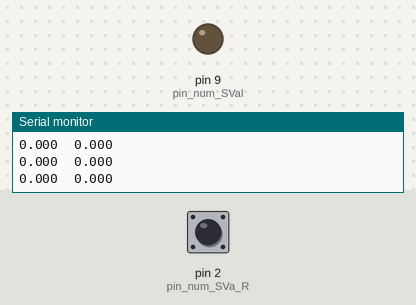
Simulated run of this sketch. Board: Arduino Uno, built with avr-gcc and run on an emulated ATmega328P. Parts: output pins drawn as LEDs (lit = HIGH), the last lines printed to the serial monitor. The test bench sets the inputs (shaded band); at power-on: pin 2 (pin_num_SVa_R) LOW.

Above: at 1.2 s.
1.3 s: pin 2 (pin_num_SVa_R) pulsed HIGH 2 times (0.12 s each, 0.3 s apart)
At 2.4 s:
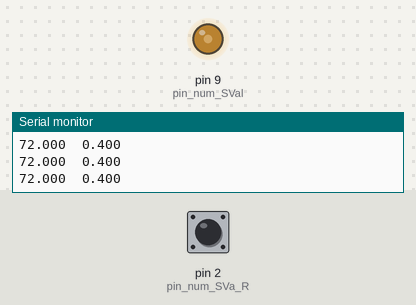
3.4 s: pin 2 (pin_num_SVa_R) driven HIGH
At 4.6 s:
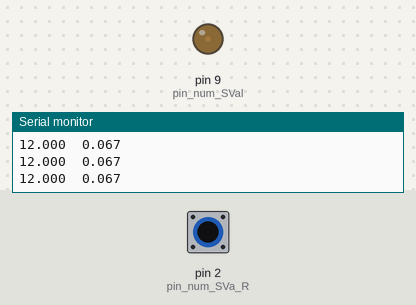
4.9 s: pin 2 (pin_num_SVa_R) driven LOW
At 6.3 s:
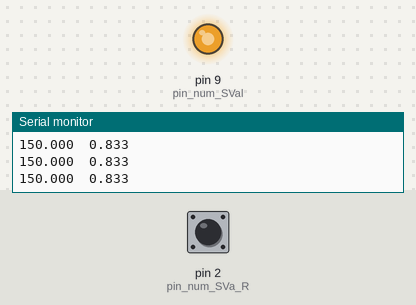
Timing chart, 0 to 7.9 s (numbered marks = the images above; inputs shaded):
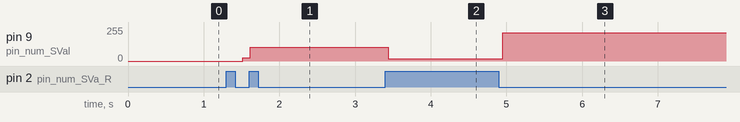

The sketch:

testManualServo.ino
```cpp
#include<Servo.h>
#include<Wire.h>
#include<Adafruit_Sensor.h>
#include<Adafruit_BNO055.h>
#include<MadgwickAHRS.h>

//servo
Servo SVal;
int pin_num_SVal = 9;
int deg_min_sg90 = 0;
int deg_max_sg90 = 180;

//reciever

int pin_num_SVa_R = 2;

volatile uint32_t startTime_de=0,startTime_da=0,startTime_MT=0;
volatile uint32_t PW_de=0,PW_da=0,PW_MT=0;
volatile uint32_t Period_de=0,Period_da=0,Period_MT=0;
volatile float Duty_de=0.0,Duty_da=0.0,Duty_MT=0.0;

void setup() {
  // put your setup code here, to run once:
//servo
  //SVal.attach(pin_num_SVal);
    pinMode(pin_num_SVal,OUTPUT);

//reciever
  pinMode(pin_num_SVa_R,INPUT);
  attachInterrupt(digitalPinToInterrupt(pin_num_SVa_R),pulseISR_da,CHANGE);


 Serial.begin(115200);

}

void pulseISR_da(){
  static uint32_t endTime_da=0;
  uint32_t currentTime=micros();
  if(digitalRead(pin_num_SVa_R)==HIGH){
    startTime_da = currentTime;
    Period_da = currentTime-endTime_da;
    endTime_da = currentTime;
  }else{
    PW_da = currentTime-startTime_da;
  }

  if(Period_da>0){
    Duty_da=(double)PW_da/(double)Period_da;
    Duty_da = constrain(Duty_da, 0, 1);
  }else{
    Duty_da=0.0;
  }
}

void loop() {
  // put your main code here, to run repeatedly:
/*
  noInterrupts();
  uint32_t pulseWidth = PW_da;
  uint32_t period = Period_da;
  interrupts();

    Duty_da = (float)pulseWidth/(float)period;
    Duty_da = constrain(Duty_da, 0, 1);
*/
  //proportional control
  double da = (deg_max_sg90-deg_min_sg90)*Duty_da+deg_min_sg90;
//servo
    //SVal.write(da);
analogWrite(pin_num_SVal,255*Duty_da);

Serial.print(da,3);
  Serial.print("\t");
//Serial.print(PW_da,3);
  //Serial.print("\t");
//Serial.print(Period_da,3);
  //Serial.print("\t");
Serial.println(Duty_da,3);
delay(100);
}
```

Measured:
- after the input at 1.3 s, pin 9 (pin_num_SVal): 0/255 → 23/255 after 0.22 s, → 102/255 0.10 s later
- after the input at 3.4 s, pin 9 (pin_num_SVal): 102/255 → 17/255 at once
- after the input at 4.9 s, pin 9 (pin_num_SVal): 17/255 → 212/255 after 0.05 s
